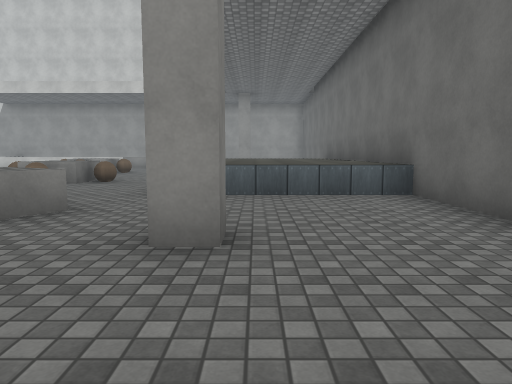
View 1 (above)

17 first-person views from a walk through a Unity game level. The camera is 1.3 m above the floor, tilts 6° down and sees 70° across. The floor is counted in squares, 2 m on a side. Each view is taken from the middle of a square. On the plan, view 1 faces up. The plan holds only what a view shows up to about 11 squares ahead; the rest is blank. The place goes on beyond the plan. Surface patterns are stand-ins for the level's own textures.

View 2
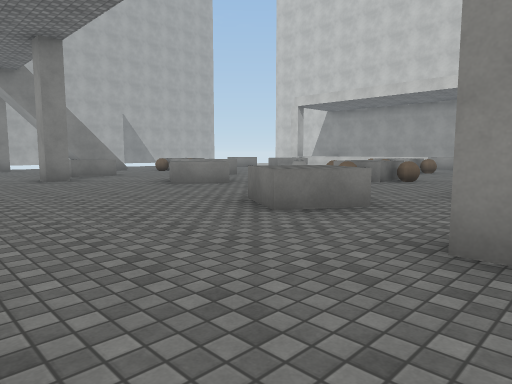

View 3
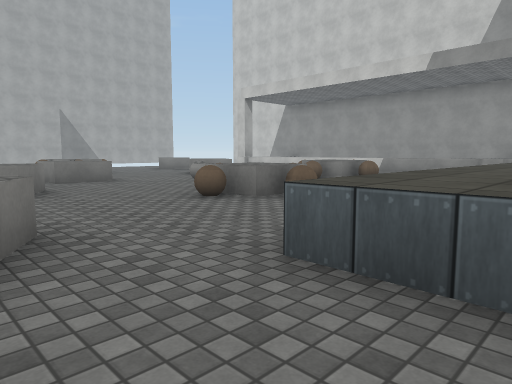

View 4
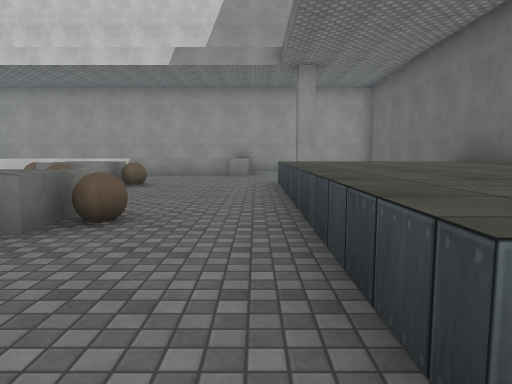

View 5
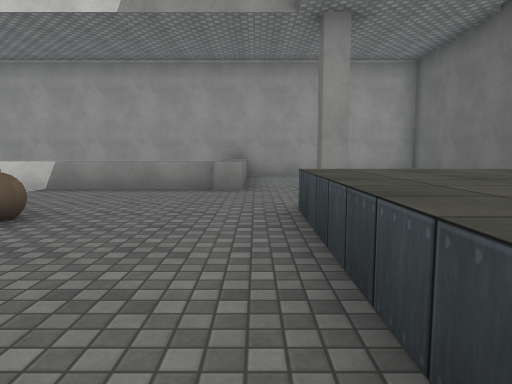

View 6
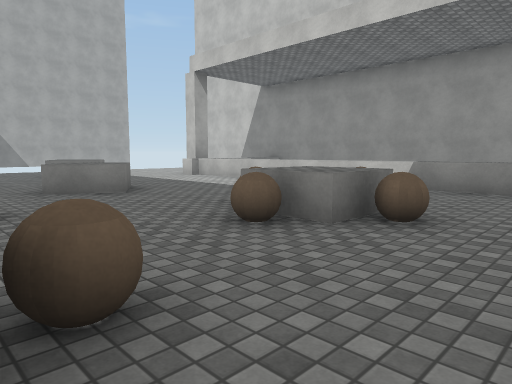

View 7
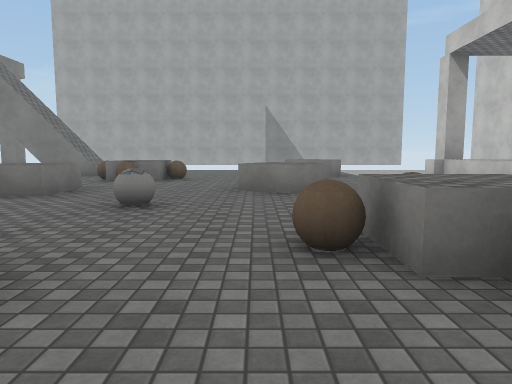

View 8
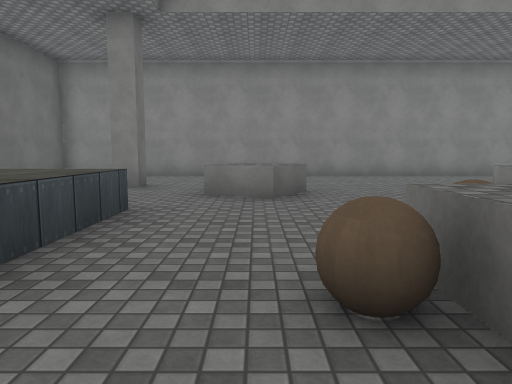

View 9
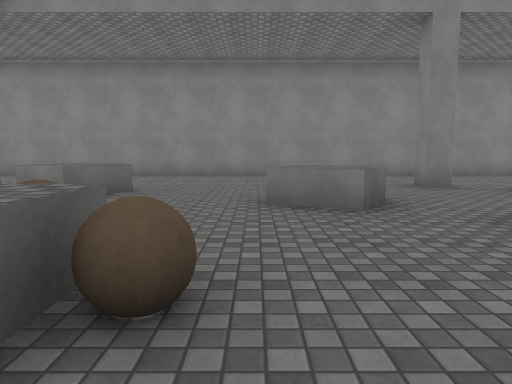

View 10
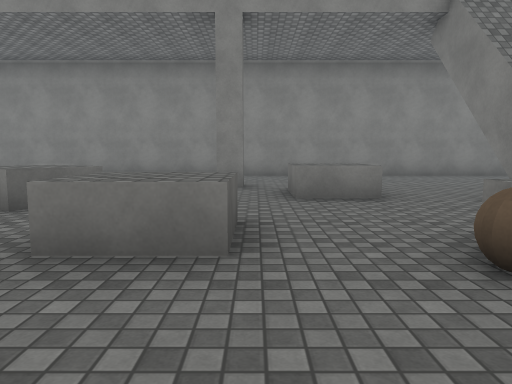

View 11
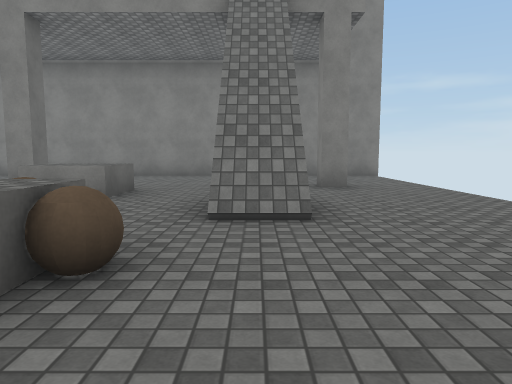

View 12
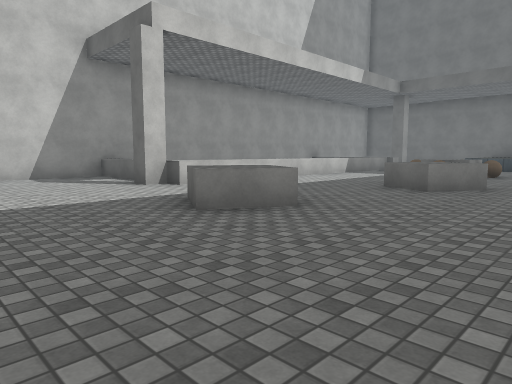

View 13
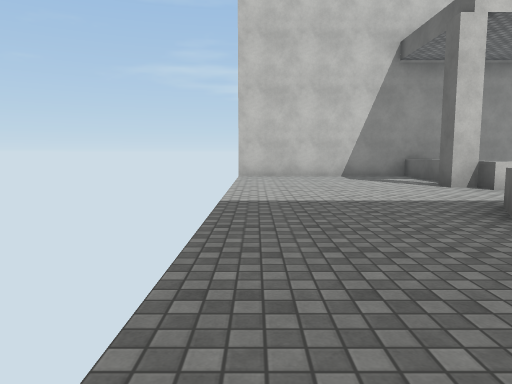

View 14
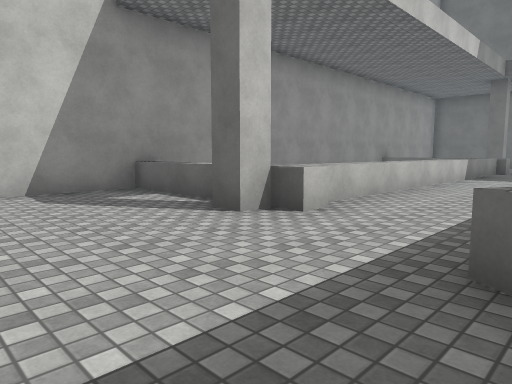

View 15
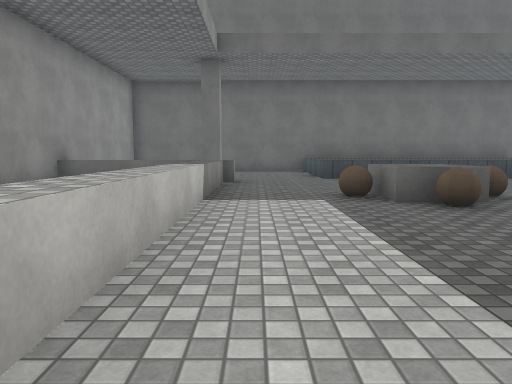

View 16
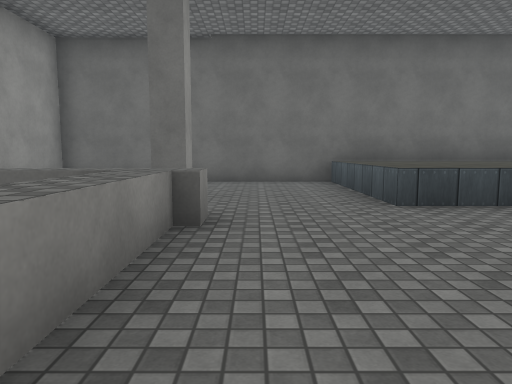

View 17
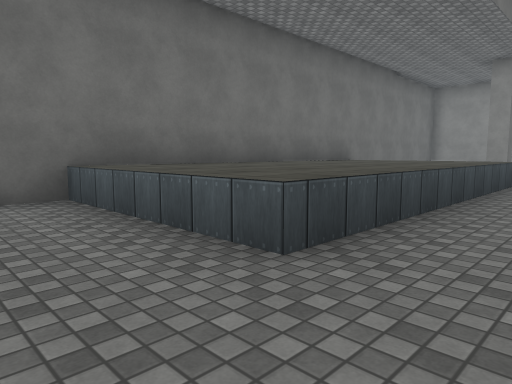

### Floor plan
Key: @ floor where view 1 was taken; # wall or solid block; . floor; / step, stairs or slope; ^ raised ledge; O other object.
Columns run from 18 left of view 1 to 3 right of it. Each row starts with its distance up from view 1.
 20  #####^##    ##^######
 19  .....^  ####  ^..   #
 18  .....^        ^..   #
 17  .....^        ^..   #
 16  ....#^^^^^^^^^^.#...#
 15  ....................#
 14  ....................#
 13  ...OO......OO...^^^^#
 12  ...O...OO..OO...^^^^#
 11  .......O........^^^^#
 10  .........O......^^^^#
  9  .....O......OO..^^^^#
  8   ...OOO.....OO..^^^^#
  7   ....O.OO.......^^^^#
  6  .../......O.....^^^^#
  5  .../.....OOO........#
  4  ... .OO......OOO....#
  3  .#.....#......O.#...#
  2  ....................#
  1  ................... #
  0  .................@. #
 -1 ######################

Where each view was taken, in squares from view 1:
view 1: 0 up, 0 right, facing up
view 2: 0 up, 0 right, facing up-left
view 3: 4 up, 0 right, facing up-left
view 4: 5 up, 2 left, facing up
view 5: 9 up, 2 left, facing up
view 6: 9 up, 3 left, facing up-left
view 7: 11 up, 3 left, facing left
view 8: 10 up, 3 left, facing down
view 9: 10 up, 6 left, facing down
view 10: 10 up, 10 left, facing down
view 11: 10 up, 14 left, facing down
view 12: 9 up, 17 left, facing up-right
view 13: 9 up, 17 left, facing up
view 14: 13 up, 16 left, facing up-right
view 15: 15 up, 11 left, facing right
view 16: 15 up, 6 left, facing right
view 17: 15 up, 3 left, facing down-right
